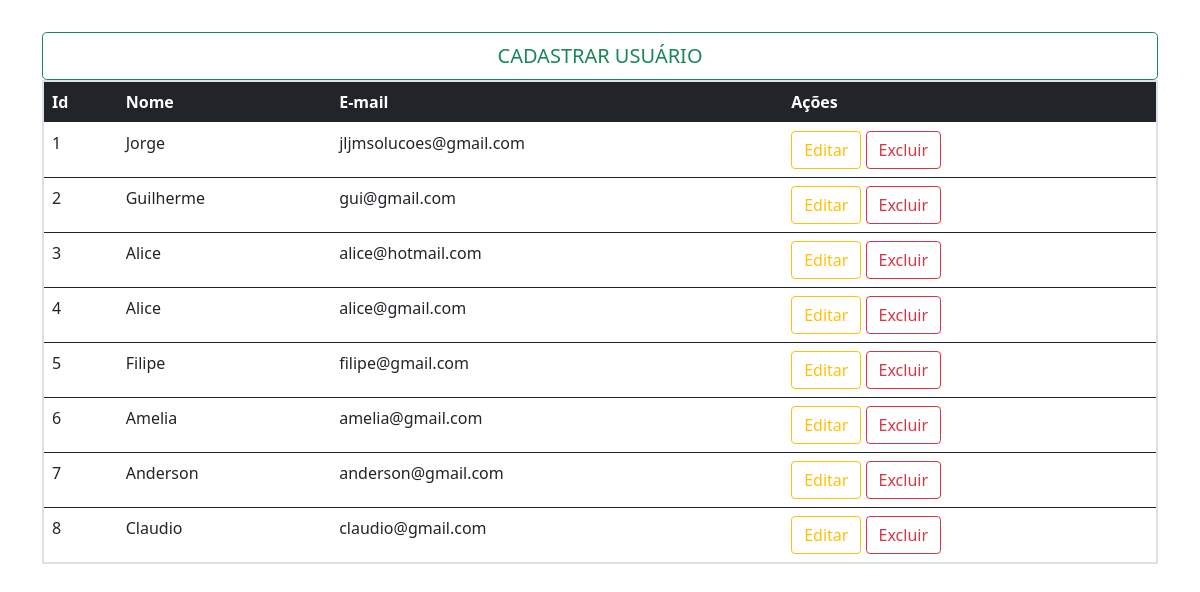
The page / on the database its author committed.
### tables this page shows
CREATE TABLE `usuarios` (
  `id` int(11) NOT NULL,
  `nome` varchar(100) NOT NULL,
  `email` varchar(100) NOT NULL
);

### index.php (the view, shortened to what this page needs)
<?php
require 'conexao.php';
$lista = [];
$sql = $pdo->query("SELECT * FROM usuarios");
if($sql->rowCount() > 0){
    $lista = $sql->fetchAll(PDO::FETCH_ASSOC);
}
?>
<!DOCTYPE html>
<html lang="pt-br">
<head>
    <link rel="stylesheet" href="assets/css/bootstrap.min.css" />
    <link rel="stylesheet" href="assets/css/style.css">
</head>
<body>
    <div class="container">
    <div class="d-grid gap-2"><br>
    <a href="adicionar.php" button type="button" class="btn btn-outline-success btn-lg" data-toggle="modal" data-target="#addUsuarioModal" >CADASTRAR USUÁRIO</a>
    </div>
    <table class="table table-hover">
    <thead class="table-dark">
      <tr>
        <th scope="col">Id</th>
        <th scope="col">Nome</th>
        <th scope="col">E-mail</th>
        <th scope="col">Ações</th>
      </tr>
    </thead>
  <tbody>
    <?php foreach($lista as $usuario): ?>
    <tr>
      <td><?php echo $usuario['id']; ?></td>
      <td><?php echo $usuario['nome']; ?></td>
      <td><?php echo $usuario['email']; ?></td>
      <td>
        <a href="editar.php?id=<?php echo $usuario['id']; ?>" class="btn btn-outline-warning">Editar</a>
        <a href="excluir.php?id=<?php echo $usuario['id']; ?>" onclick="return confirm('Tem certeza que deseja excluir? ')" class="btn btn-outline-danger">Excluir</a>
      </td>
    </tr>
  </tbody>
  <?php endforeach; ?>
</table>
    </div>
</body>
</html>

### assets/css/style.css (style rules this page uses)
body { background-image: url(../img/foto.jpg); background-repeat: no-repeat; background-size: cover; background-position: center center; }
table { background: #FFFFFF70; border: 2px solid; }

### rows shown on the page
usuarios: id "1", nome "Jorge", email "jljmsolucoes@gmail.com"
usuarios: id "2", nome "Guilherme", email "gui@gmail.com"
usuarios: id "3", nome "Alice", email "alice@hotmail.com"
usuarios: id "4", nome "Alice", email "alice@gmail.com"
usuarios: id "5", nome "Filipe", email "filipe@gmail.com"
usuarios: id "6", nome "Amelia", email "amelia@gmail.com"
usuarios: id "7", nome "Anderson", email "anderson@gmail.com"
usuarios: id "8", nome "Claudio", email "claudio@gmail.com"
